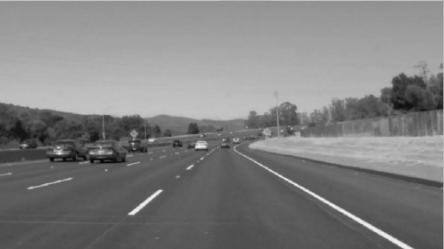
#> input picture photo2.jpg, 444 x 249 px
$ python EdgeDetection.py
#> lines starting #> are read from the running program, lines starting #| are printed output that depends on the picture; after the words box and inside, x2 and y2 are one past the last pixel; in counts of white or black regions, pixels touching at a corner belong together
import cv2
import numpy as np

# Read the input image
image = cv2.imread('photo2.jpg')
#> image is the input picture: shape (249, 444, 3); min 3, max 254, mean 127.9

# Apply Canny edge detection
edges = cv2.Canny(image, 50, 150)
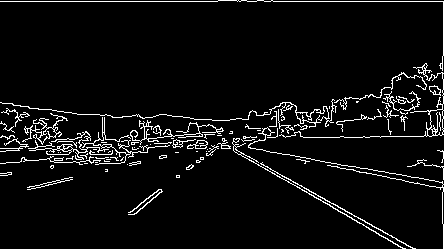
#> edges: shape (249, 444); 5.5% white in thin lines or dots

cv2.imshow('Original Image', image)
cv2.imshow('Canny Edge Detection', edges)
cv2.waitKey(0)
cv2.destroyAllWindows()

$ run again, with photo1.jpg copied over photo2.jpg
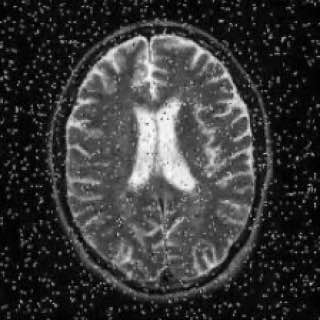
#> input picture photo1.jpg, 320 x 320 px
#> image is the input picture: shape (320, 320, 3); min 0, max 255, mean 56.6
#> `edges = cv2.Canny(image, 50, 150)`:
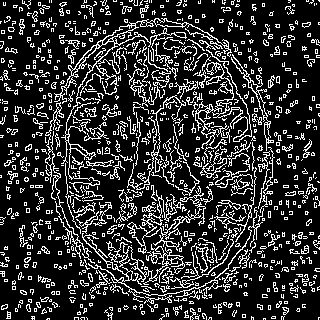
#> edges: shape (320, 320); 19.4% white in thin lines or dots

$ run again, with photo3.jpg copied over photo2.jpg
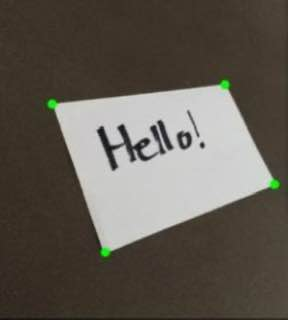
#> input picture photo3.jpg, 288 x 320 px
#> image is the input picture: shape (320, 288, 3); mean B, G, R 82.1, 90.5, 96.9
#> `edges = cv2.Canny(image, 50, 150)`:
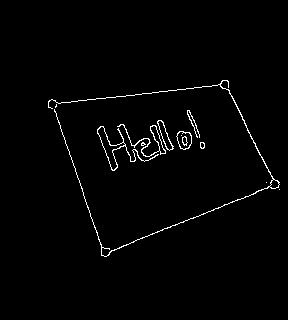
#> edges: shape (320, 288); 1.6% white in thin lines or dots, all inside (x1, y1, x2, y2) = (48, 80, 280, 257)

$ run again, with photo4.jpg copied over photo2.jpg
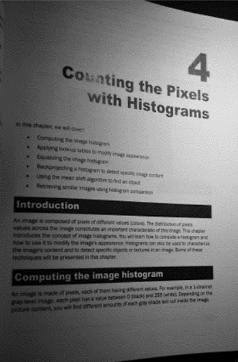
#> input picture photo4.jpg, 238 x 362 px
#> image is the input picture: shape (362, 238, 3); min 0, max 244, mean 109.1
#> `edges = cv2.Canny(image, 50, 150)`:
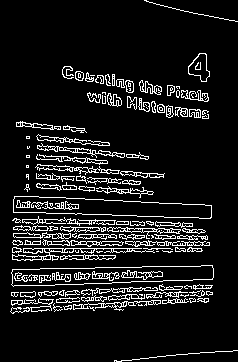
#> edges: shape (362, 238); 10.3% white in thin lines or dots
